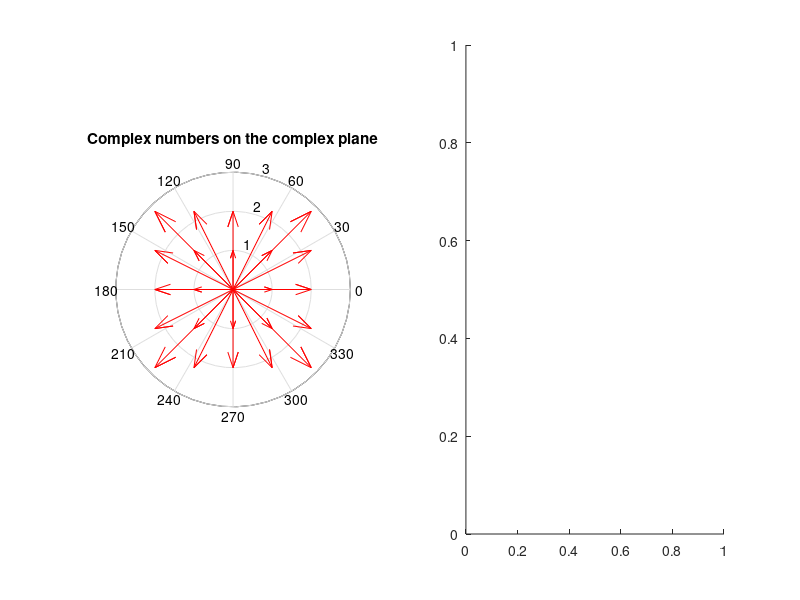

Source code (MATLAB): (Note: this script raises an error after producing the figure.)
% MATLAB code to visualize complex numbers and their phase

% Create a figure window
figure;

% Define a grid of real and imaginary parts
reals = linspace(-2, 2, 5); % Real parts
imags = linspace(-2, 2, 5); % Imaginary parts

% Create a mesh of complex numbers
[Re, Im] = meshgrid(reals, imags);
complexNumbers = Re + 1i * Im;

% Calculate magnitudes and phases
magnitudes = abs(complexNumbers);
phases = angle(complexNumbers);

% Visualizing the complex numbers
subplot(1, 2, 1);
compass(complexNumbers(:), 'r'); % Compass plot shows the phase and magnitude
title('Complex numbers on the complex plane');
xlabel('Real Part');
ylabel('Imaginary Part');

% Visualizing the magnitude and phase separately
subplot(1, 2, 2);
polarplot(phases(:), magnitudes(:), 'o'); % Polar plot to show the magnitudes and phases
title('Magnitude and Phase of Complex Numbers');
rlim([0 max(magnitudes(:)) + 1]);

% Adjusting the polar plot to better visualize the phases
ax = gca;
ax.ThetaZeroLocation = 'top';
ax.ThetaDir = 'clockwise';

sgtitle('Visualization of Complex Numbers and Phases');
